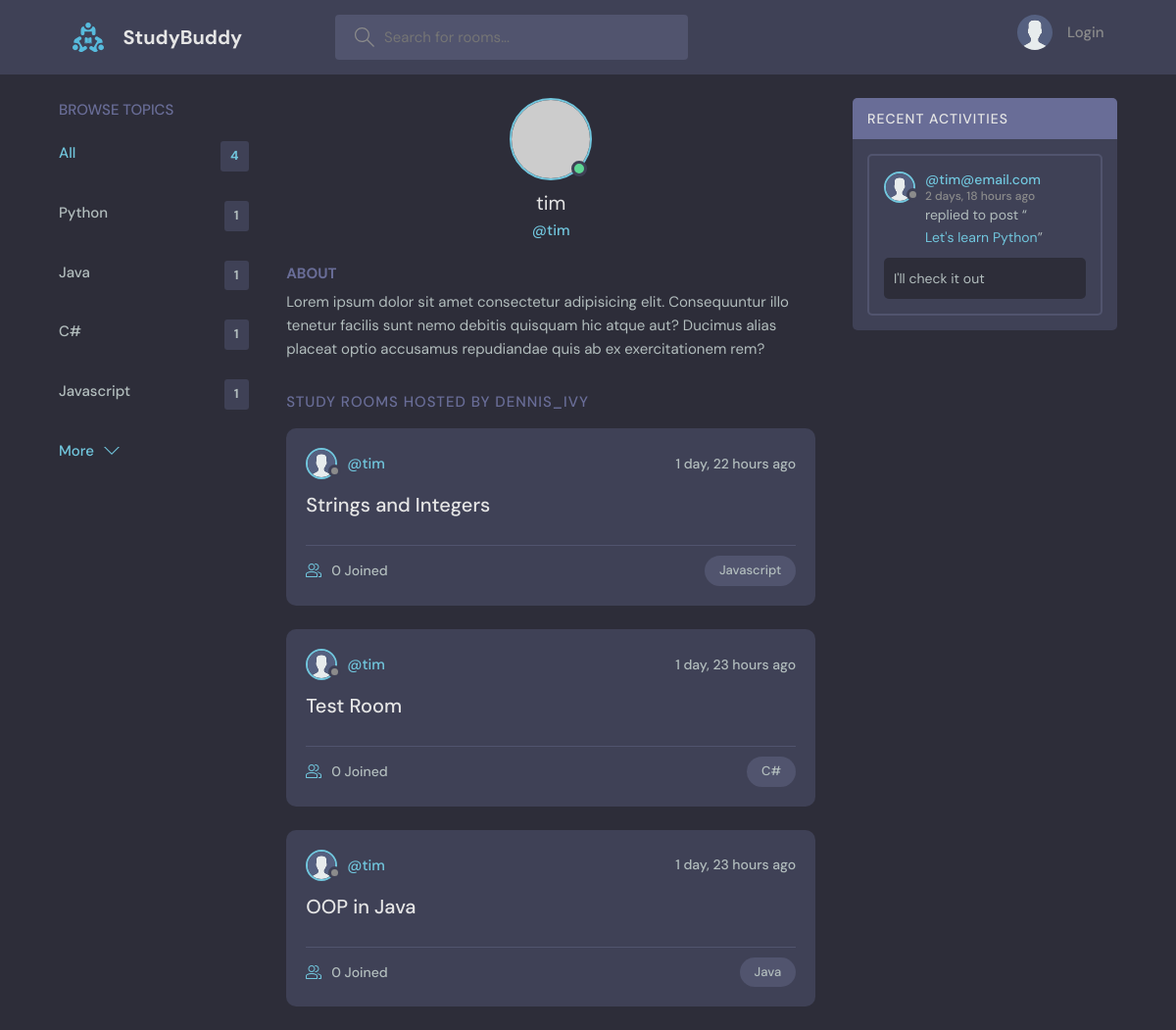
The app's page /profile/2/ with its own data.
### base/models.py (models this page shows, shortened)
class Topic(models.Model):
    name = models.CharField(max_length=200)

class User(AbstractUser):
    name = models.CharField(max_length=200, null=True)
    email = models.EmailField(unique=True, null=True)
    bio = models.TextField(null=True)
    avatar = models.ImageField(null=True, default="avatar.svg")
    USERNAME_FIELD = "email"
    REQUIRED_FIELDS = []

class Room(models.Model):
    host = models.ForeignKey(User, on_delete=models.SET_NULL, null=True)
    topic = models.ForeignKey(Topic, on_delete=models.SET_NULL, null=True)
    name = models.CharField(max_length=200)
    description = models.TextField(null=True, blank=True)
    participants = models.ManyToManyField(User, related_name="participants",blank=True)
    updated = models.DateTimeField(auto_now=True)
    created = models.DateTimeField(auto_now_add=True)
    class Meta:
        ordering = ["-updated", "-created"]
    def __str__(self):
        return self.name

class Message(models.Model):
    user = models.ForeignKey(User, on_delete=models.CASCADE)
    room = models.ForeignKey(Room, on_delete=models.CASCADE)
    body = models.TextField()
    updated = models.DateTimeField(auto_now=True)
    created = models.DateTimeField(auto_now_add=True)
    class Meta:
        ordering = ["-updated", "-created"]

### base/views.py (the view)
# urls.py: path('profile/<str:pk>/', views.user_profile, name="user-profile"),
def user_profile(request, pk):
    user = User.objects.get(id=pk)
    rooms = user.room_set.all()
    room_messages = user.message_set.all()
    topics = Topic.objects.all()
    context = {"user": user,
               "rooms": rooms,
               "room_messages": room_messages,
               "topics": topics}
    return render(request, "base/profile.html", context)

### base/templates/base/profile.html (shortened to what this page needs)
{% extends "main.html" %}
{% block content %}
  <main class="profile-page layout layout--3">
    <div class="container">
       {% include "base/topics_component.html" %}
      <div class="roomList">
        <div class="profile">
          <div class="profile__avatar">
            <div class="avatar avatar--large active">
              <img src="https://randomuser.me/api/portraits/men/11.jpg" />
            </div>
          </div>
          <div class="profile__info">
            <h3>{{user.username}}</h3>
            <p>@{{user.username}}</p>
          </div>
          <div class="profile__about">
            <h3>About</h3>
            <p>
              Lorem ipsum dolor sit amet consectetur adipisicing elit. Consequuntur illo tenetur
              facilis sunt nemo debitis quisquam hic atque aut? Ducimus alias placeat optio
              accusamus repudiandae quis ab ex exercitationem rem?
            </p>
          </div>
        </div>
        <div class="roomList__header">
          <div>
            <h2>Study Rooms Hosted by dennis_ivy</a>
            </h2>
          </div>
        </div>
       {% include "base/feed_component.html" %}
      </div>
      {% include "base/activity_component.html" %}
    </div>
  </main>
{% endblock content %}

### templates/main.html (shortened to what this page needs)
<!DOCTYPE html>
<html lang="en">
{% load static %}
  <head>
    <link rel="stylesheet" href="{% static 'styles/style.css' %}" />
  </head>
  <body>
    {% include "navbar.html" %}
    {% block content %}
    {% endblock %}
  </body>
</html>

### templates/navbar.html (shortened to what this page needs)
{% load static %}
<header class="header header--loggedIn">
      <div class="container">
        <a href="{% url 'home' %}" class="header__logo">
          <img src="{% static 'images/logo.svg' %}" />
          <h1>StudyBuddy</h1>
        </a>
        <form class="header__search" method="get" action="{% url 'home' %}">
          <label>
            <input name="q" placeholder="Search for rooms..." />
          </label>
        </form>
        <nav class="header__menu">
          {% if request.user.is_authenticated %}
          <div class="header__user">
            <a href="{% url 'update-user' %}">
              <div class="avatar avatar--medium active">
                <img src="{{request.user.avatar.url}}" />
              </div>
              <p>{{request.user.username}} <span>@{{request.user.username}}</span></p>
            </a>
            <button class="dropdown-button">
              <svg version="1.1" xmlns="http://www.w3.org/2000/svg" width="32" height="32" viewBox="0 0 32 32">
                <title>chevron-down</title>
                <path d="M16 21l-13-13h-3l16 16 16-16h-3l-13 13z"></path>
              </svg>
            </button>
          </div>
          {% else %}
          <a href="{% url 'login' %}">
            <img src="{% static 'images/avatar.svg' %}" />
            <p>Login</p>
          </a>
          {% endif %}
        </nav>
      </div>
    </header>

### base/templates/base/topics_component.html
<div class="topics">
          <div class="topics__header">
            <h2>Browse Topics</h2>
          </div>
          <ul class="topics__list">
            <li>
              <a href="{% url 'home' %}" class="active">All <span>{{topics.count}}</span></a>
            </li>
              {% for topic in topics %}
            <li>
              <a href="{% url 'home' %}?q={{topic.name|urlencode}}">{{topic.name}}<span>{{ topic.room_set.all.count}}</span></a>
            </li>
              {% endfor %}
          </ul>
          <a class="btn btn--link" href="{% url 'topics' %}">
            More
            <svg version="1.1" xmlns="http://www.w3.org/2000/svg" width="32" height="32" viewBox="0 0 32 32">
              <title>chevron-down</title>
              <path d="M16 21l-13-13h-3l16 16 16-16h-3l-13 13z"></path>
            </svg>
          </a>
        </div>

### base/templates/base/feed_component.html (shortened to what this page needs)
{% for room in rooms %}
<div class="roomListRoom">
            <div class="roomListRoom__header">
              <a href="{% url 'user-profile' room.host.id %}" class="roomListRoom__author">
                <div class="avatar avatar--small">
                  <img src="{{room.host.avatar.url}}" />
                </div>
                <span>@{{room.host.username}}</span>
              </a>
              <div class="roomListRoom__actions">
                <span>{{room.created|timesince}} ago</span>
              </div>
            </div>
            <div class="roomListRoom__content">
              <a href="{% url 'room' room.id %}">{{room.name}}</a>
            </div>
            <div class="roomListRoom__meta">
              <a href="{% url 'room' room.id %}" class="roomListRoom__joined">
                  {{room.participants.all.count}} Joined
              </a>
              <p class="roomListRoom__topic">{{room.topic.name}}</p>
            </div>
          </div>
{% endfor %}

### base/templates/base/activity_component.html (shortened to what this page needs)
 <div class="activities">
          <div class="activities__header">
            <h2>Recent Activities</h2>
          </div>
     {% for message in room_messages %}
          <div class="activities__box">
            <div class="activities__boxHeader roomListRoom__header">
              <a href="{% url 'user-profile' message.user.id %}" class="roomListRoom__author">
                <div class="avatar avatar--small">
                  <img src="{{message.user.avatar.url}}" />
                </div>
                <p>
                  @{{message.user}}
                  <span>{{message.created|timesince}} ago</span>
                </p>
              </a>
            </div>
            <div class="activities__boxContent">
              <p>replied to post “<a href="{% url 'room' message.room.id %}">{{message.room}}</a>”</p>
              <div class="activities__boxRoomContent">
                {{ message.body }}
              </div>
            </div>
          </div>
     {% endfor %}
        </div>

### records on screen
Topic: name "Python", room_set.all.count "1"
Topic: name "Java", room_set.all.count "1"
Topic: name "C#", room_set.all.count "1"
Topic: name "Javascript", room_set.all.count "1"
User: username "tim"
Room: host.avatar (placeholder picture), host.username "tim", created "1 day, 22 hours", name "Strings and Integers", participants.all.count "0", topic.name "Javascript"
Room: host.avatar (placeholder picture), host.username "tim", created "1 day, 23 hours", name "Test Room", participants.all.count "0", topic.name "C#"
Room: host.avatar (placeholder picture), host.username "tim", created "1 day, 23 hours", name "OOP in Java", participants.all.count "0", topic.name "Java"
Message: user.avatar (placeholder picture), user "tim@email.com", created "2 days, 18 hours", room "Let's learn Python", body "I'll check it out"

### other values on screen
{{ topics.count }} "4"
